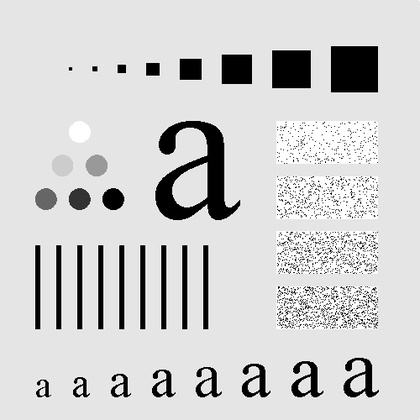
%> input picture 2021作业/2021实验/Project2/2.jpg, 420 x 420 px, shrunk from 500 x 500 before the run
$ octave Project04_02.m   (GNU Octave 9; MATLAB toolbox functions it lacks are replaced by stand-ins)
%> lines starting %> are read from the running program, lines starting %| are printed output that depends on the picture; in (x1, y1, x2, y2) boxes, pixels count from 0 and x2, y2 are one past the last pixel; in counts of white or black regions, pixels touching at a corner belong together; the program's own positions count from 1
% 读取图像并计算图像的平均值
image=imread('C:\Users\93508\Desktop\2.jpg');
%> image is the input picture: size 420x420 uint8; min 0, max 255, mean 207.2
avg=mean2(image);
%> avg = 207.2
disp(['图像的平均值为',num2str(avg)]);
%| 图像的平均值为207.1627

%图像处理需要双精度
image=im2double(image);
%> image: size 420x420 double
figure(1);
imshow(image,[]);
title('初始图像');

% 扩充原图矩阵得到fp(x,y)
[M,N]=size(image);
%> M = 420; N = 420
P=2*M;
%> P = 840
Q=2*N;
%> Q = 840
image_fp=zeros(P,Q);
image_fp(1:M,1:N)=image(1:M,1:N);
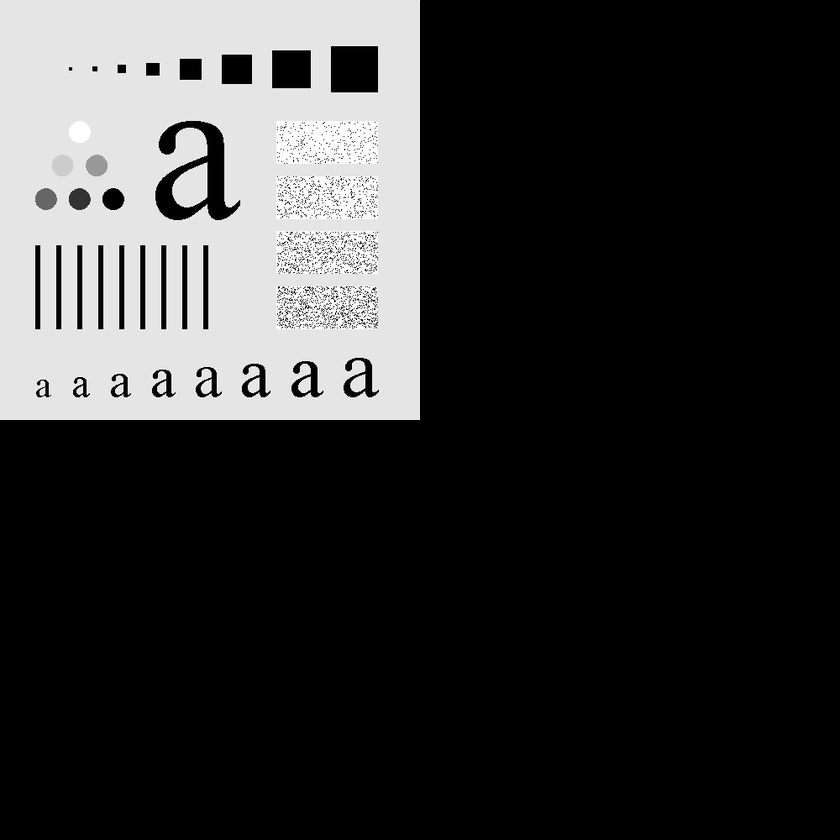
%> image_fp: size 840x840 double; min 0, max 1, mean 0.203

% 用(-1)^(x+y)乘以fp(x,y)，将其移动到变换中心
for i=1:P
    for j=1:Q
        image_fp(i,j)=image_fp(i,j)*(-1)^(i+j); %平移函数，移到其变换的中心
    end
end
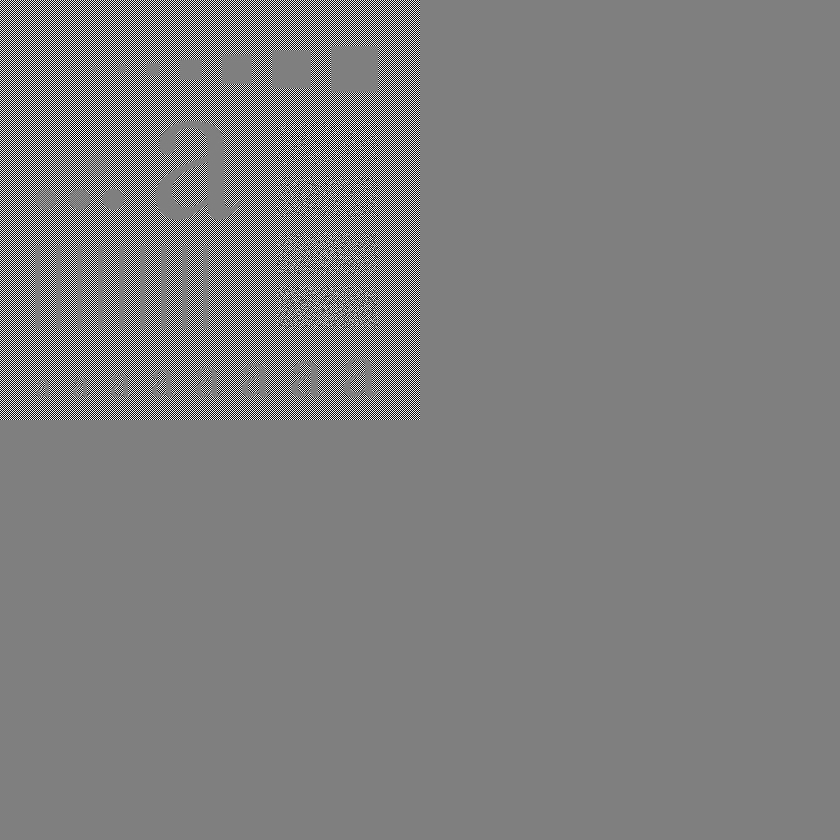
%> image_fp: size 840x840 double; 11.89% of pixels changed, all inside (x1, y1, x2, y2) = (0, 0, 420, 420); drawn with min black and max white

% 对图像做二维傅里叶变换
image_F=fft2(image_fp);

% 画出傅里叶频谱图
X=real(image_F); %提取实部
Y=imag(image_F); %提取虚部
image_F1=log(1+abs(image_F));
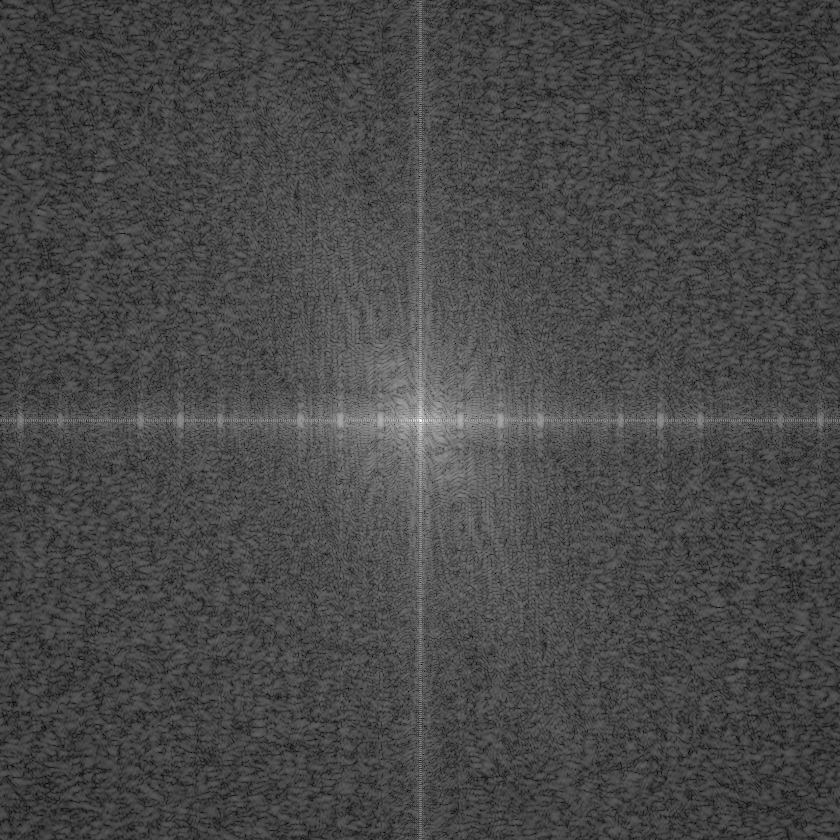
%> image_F1: size 840x840 double; min 0.0096, max 11.87, mean 3.38; drawn with min black and max white
figure(2);
imshow(image_F1,[]);
title('傅里叶变换幅度谱');
figure(3);
image_F2=atan(Y./X);
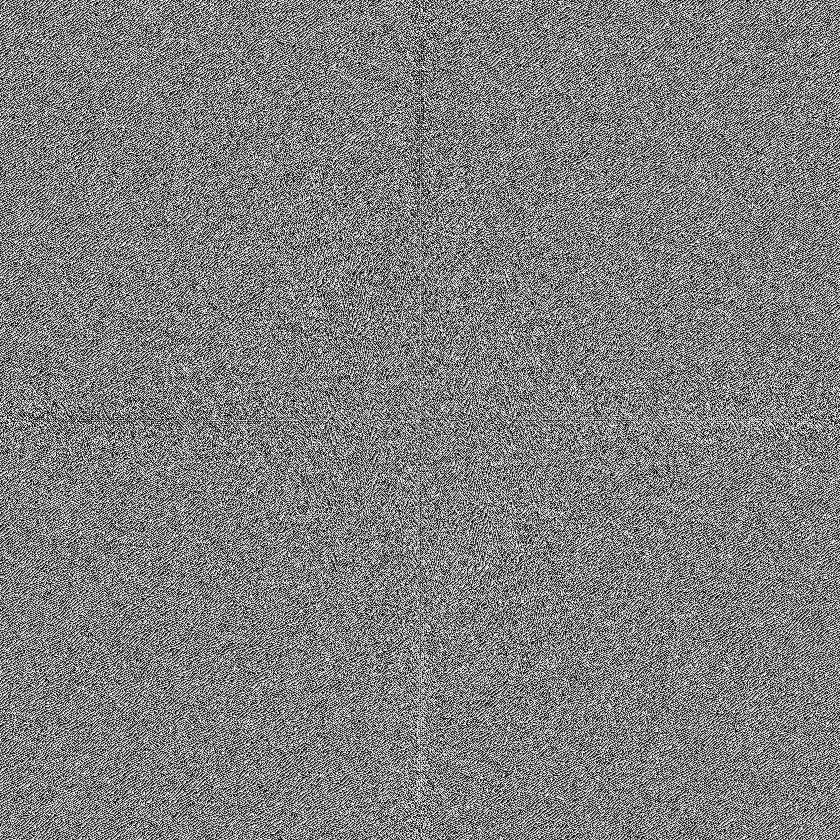
%> image_F2: size 840x840 double; min -1.57, max 1.57, mean 5.41e-19; drawn with min black and max white
imshow(image_F2,[]);
title('傅里叶变换相位谱');

$ run again, with 2021作业/2021实验/Project2/1.jpg copied over 2021作业/2021实验/Project2/2.jpg
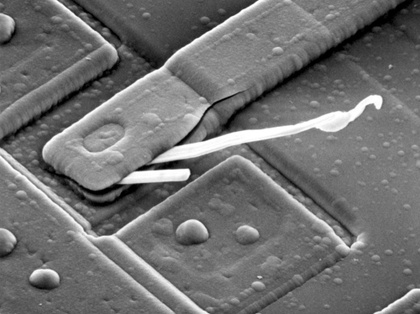
%> input picture 2021作业/2021实验/Project2/1.jpg, 420 x 314 px, shrunk from 500 x 374 before the run
%> image is the input picture: size 314x420 uint8; min 0, max 255, mean 112.5
%> avg = 112.5
%| 图像的平均值为112.5448
%> image: size 314x420 double
%> `image_F1=log(1+abs(image_F));`:
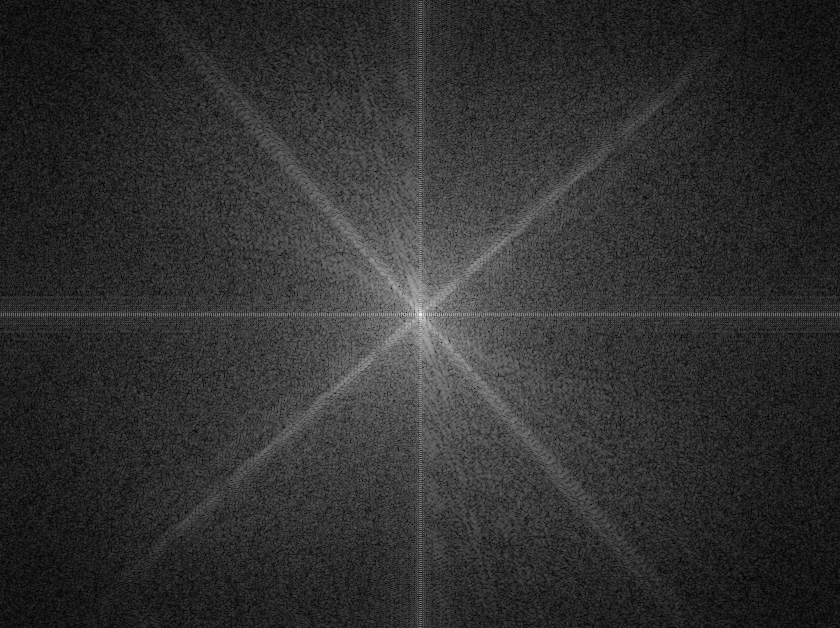
%> image_F1: size 628x840 double; min 0.00321, max 10.97, mean 2.1; drawn with min black and max white
%> `image_F2=atan(Y./X);`:
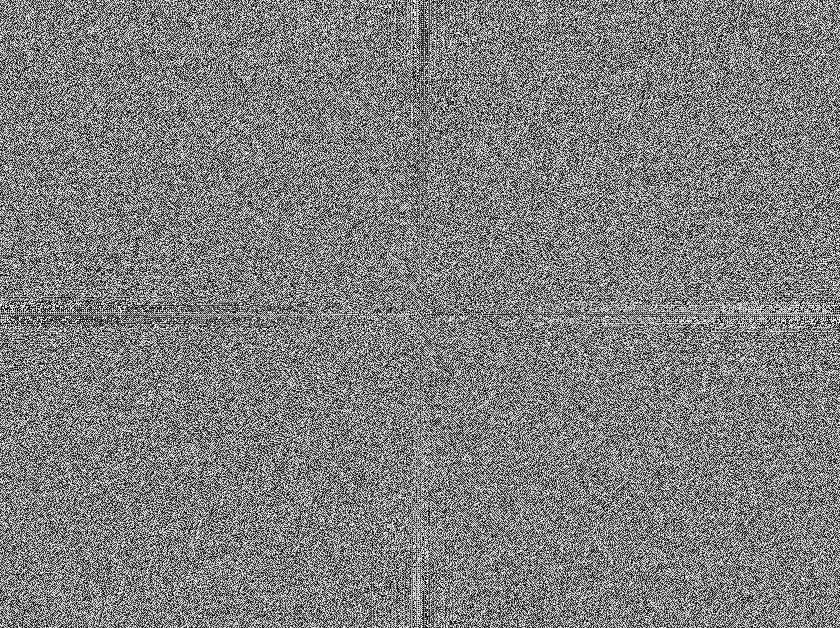
%> image_F2: size 628x840 double; min -1.57, max 1.57, mean 6.33e-19; drawn with min black and max white
